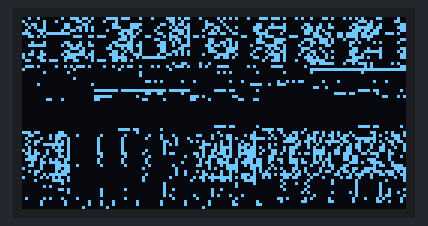
The sketch below on a simulated Arduino Uno, built with avr-gcc and run on an emulated ATmega328P. Parts: 128×64 one-colour display.

Above: at 0.1 s.

The sketch:

photo_on_OLED.ino
```cpp
#include <Wire.h>
#include <Adafruit_GFX.h>
#include <Adafruit_SSD1306.h>

#define SCREEN_WIDTH 128
#define SCREEN_HEIGHT 64
#define OLED_RESET -1

Adafruit_SSD1306 display(SCREEN_WIDTH, SCREEN_HEIGHT, &Wire, OLED_RESET);

// Bitmap image converted for OLED display
const unsigned char bitmap [] PROGMEM = {
//Place your Bitmap code here

};
// Array for convenience
const int epd_bitmap_allArray_LEN = 1;
const unsigned char* epd_bitmap_allArray[1] = {
  bitmap
};

void setup() {
  Serial.begin(115200);

  if (!display.begin(SSD1306_SWITCHCAPVCC, 0x3C)) {
    Serial.println(F("SSD1306 allocation failed"));
    while (true);
  }

  display.clearDisplay();
  display.drawBitmap(0, 0, bitmap, 128, 64, WHITE);
  display.display();
}

void loop() {
  // Nothing to do here
}
```
